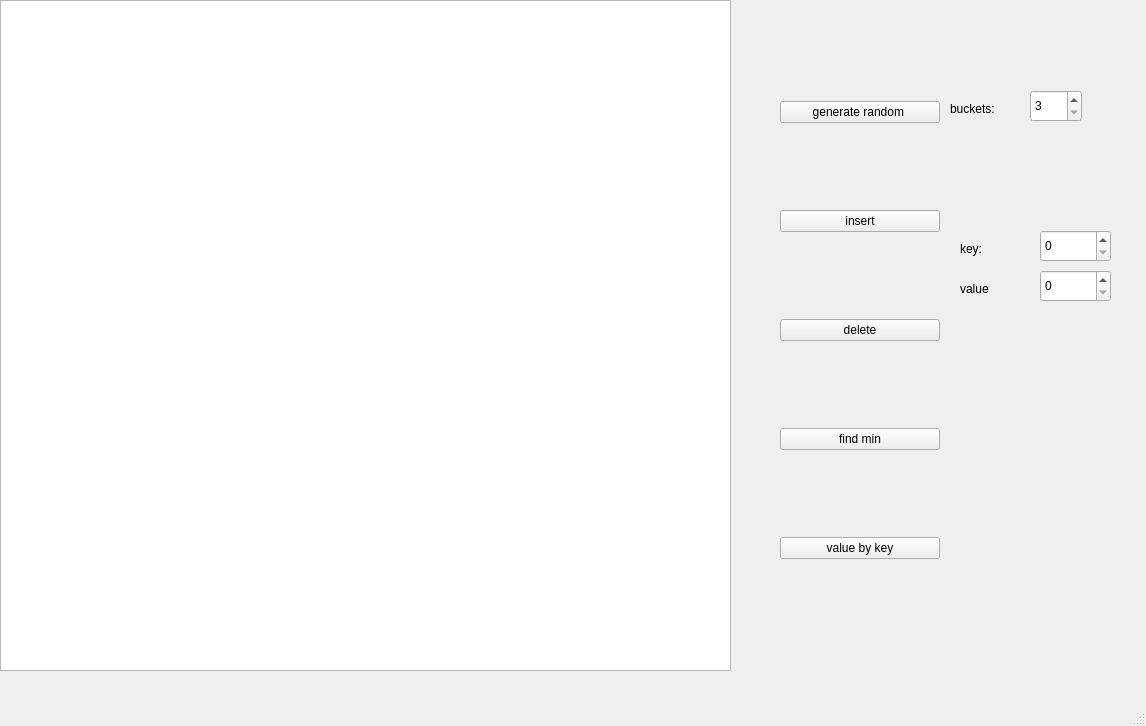
<?xml version="1.0" encoding="UTF-8"?>
<ui version="4.0">
 <class>MainWindow</class>
 <widget class="QMainWindow" name="MainWindow">
  <property name="geometry">
   <rect>
    <x>0</x>
    <y>0</y>
    <width>1146</width>
    <height>726</height>
   </rect>
  </property>
  <property name="windowTitle">
   <string>MainWindow</string>
  </property>
  <widget class="QWidget" name="centralwidget">
   <widget class="QTextEdit" name="textEdit">
    <property name="geometry">
     <rect>
      <x>0</x>
      <y>0</y>
      <width>731</width>
      <height>671</height>
     </rect>
    </property>
   </widget>
   <widget class="QWidget" name="verticalLayoutWidget">
    <property name="geometry">
     <rect>
      <x>780</x>
      <y>20</y>
      <width>160</width>
      <height>621</height>
     </rect>
    </property>
    <layout class="QVBoxLayout" name="verticalLayout">
     <item>
      <widget class="QPushButton" name="generateRandom">
       <property name="text">
        <string>generate random </string>
       </property>
      </widget>
     </item>
     <item>
      <widget class="QPushButton" name="insertButton">
       <property name="text">
        <string>insert</string>
       </property>
      </widget>
     </item>
     <item>
      <widget class="QPushButton" name="deleteButton">
       <property name="text">
        <string>delete</string>
       </property>
      </widget>
     </item>
     <item>
      <widget class="QPushButton" name="findMin">
       <property name="text">
        <string>find min</string>
       </property>
      </widget>
     </item>
     <item>
      <widget class="QPushButton" name="getByKey">
       <property name="text">
        <string>value by key</string>
       </property>
      </widget>
     </item>
    </layout>
   </widget>
   <widget class="QLabel" name="label">
    <property name="geometry">
     <rect>
      <x>950</x>
      <y>100</y>
      <width>58</width>
      <height>18</height>
     </rect>
    </property>
    <property name="text">
     <string>buckets:</string>
    </property>
   </widget>
   <widget class="QSpinBox" name="spinBox">
    <property name="geometry">
     <rect>
      <x>1030</x>
      <y>90</y>
      <width>52</width>
      <height>32</height>
     </rect>
    </property>
    <property name="minimum">
     <number>3</number>
    </property>
    <property name="maximum">
     <number>100</number>
    </property>
   </widget>
   <widget class="QSpinBox" name="spinBox_key">
    <property name="geometry">
     <rect>
      <x>1040</x>
      <y>230</y>
      <width>71</width>
      <height>32</height>
     </rect>
    </property>
    <property name="maximum">
     <number>40000</number>
    </property>
   </widget>
   <widget class="QSpinBox" name="spinBox_value">
    <property name="geometry">
     <rect>
      <x>1040</x>
      <y>270</y>
      <width>71</width>
      <height>32</height>
     </rect>
    </property>
   </widget>
   <widget class="QLabel" name="label_2">
    <property name="geometry">
     <rect>
      <x>960</x>
      <y>240</y>
      <width>58</width>
      <height>18</height>
     </rect>
    </property>
    <property name="text">
     <string>key:</string>
    </property>
   </widget>
   <widget class="QLabel" name="label_3">
    <property name="geometry">
     <rect>
      <x>960</x>
      <y>280</y>
      <width>58</width>
      <height>18</height>
     </rect>
    </property>
    <property name="text">
     <string>value</string>
    </property>
   </widget>
   <widget class="QLabel" name="label_4">
    <property name="geometry">
     <rect>
      <x>950</x>
      <y>430</y>
      <width>171</width>
      <height>20</height>
     </rect>
    </property>
    <property name="text">
     <string/>
    </property>
   </widget>
   <widget class="QLabel" name="label_5">
    <property name="geometry">
     <rect>
      <x>950</x>
      <y>570</y>
      <width>171</width>
      <height>20</height>
     </rect>
    </property>
    <property name="text">
     <string/>
    </property>
   </widget>
   <widget class="QLabel" name="label_6">
    <property name="geometry">
     <rect>
      <x>950</x>
      <y>320</y>
      <width>171</width>
      <height>20</height>
     </rect>
    </property>
    <property name="text">
     <string/>
    </property>
   </widget>
   <widget class="QLabel" name="label_7">
    <property name="geometry">
     <rect>
      <x>950</x>
      <y>530</y>
      <width>151</width>
      <height>31</height>
     </rect>
    </property>
    <property name="text">
     <string/>
    </property>
   </widget>
  </widget>
  <widget class="QMenuBar" name="menubar">
   <property name="geometry">
    <rect>
     <x>0</x>
     <y>0</y>
     <width>1146</width>
     <height>30</height>
    </rect>
   </property>
  </widget>
  <widget class="QStatusBar" name="statusbar"/>
 </widget>
 <resources/>
 <connections/>
</ui>
